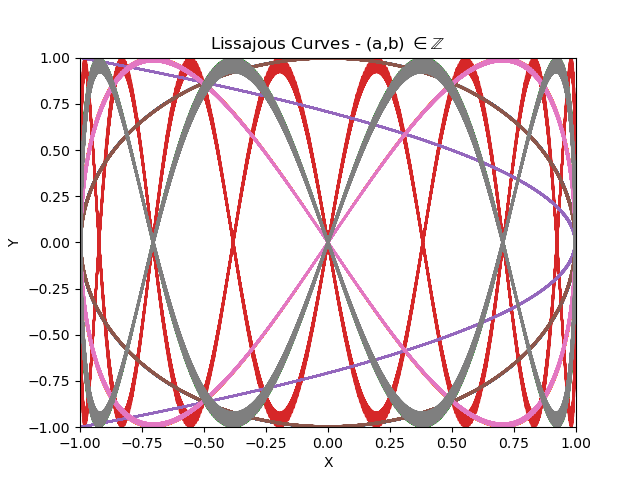

Generate this figure with Python:
from math import cos, sin
import matplotlib.pyplot as plt
import numpy as np
import argparse
import os
import math 

path = os.getcwd()

if __name__=='__main__':
    a = [1, 2]
    b = [1, 2, 4, 8]
    time = np.linspace(0, 100, 1000)
    for i in a:
        for j in b:
            plt.plot(np.cos(i * time), np.sin(j * time))

    plt.xlim([-1,1])
    plt.ylim([-1, 1])
    plt.xlabel('X')
    plt.ylabel('Y')
    plt.title('Lissajous Curves - (a,b) $\in \mathbb{Z}$')    
    plt.savefig(path + '/lissajous_equations/lissajous.png')
    plt.close()

    """ Try using a constant \lambda """
    lbda = 0.1
    for i in a:
        for j in b:
            plt.plot(np.cos(lbda * i * time), np.sin(lbda * j * time))

    plt.xlim([-1,1])
    plt.ylim([-1, 1])
    plt.xlabel('X')
    plt.ylabel('Y')
    plt.title('Lissajous Curves - (a,b) $\in \mathbb{Z}$, $\lambda = 0.1$')    
    plt.savefig(path + '/lissajous_equations/lissajous_with_lbda.png')

    """ Experiment with rational numbers"""
    b = [(1 + math.sqrt(5))/2, math.sqrt(2)]
    for i in a:
        for j in b:
            plt.plot(np.cos(lbda * i * time), np.sin(lbda * j * time))

    plt.xlim([-1,1])
    plt.ylim([-1, 1])
    plt.xlabel('X')
    plt.ylabel('Y')
    plt.title('Lissajous Curves -  (a$\in \mathbb{Z}, b Irrational)$')    
    plt.savefig(path + '/lissajous_equations/lissajous_b_irrational.png')


